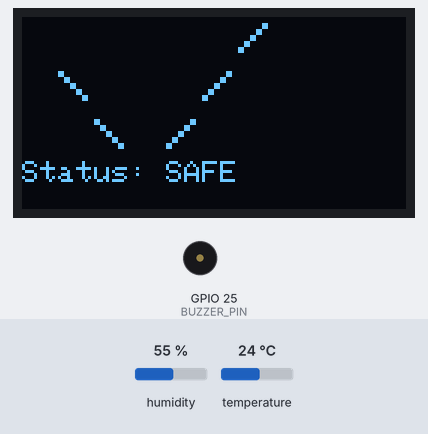
Recording of a sketch running on a simulated ESP32. Parts: 128×64 one-colour display, buzzer (waves = sounding, pin HIGH). Inputs (shaded band) come from the test bench; at power-on: humidity 55 %, temperature 24 °C. WiFi joins after 1.5 s; servers stay silent unless stated; uploads are accepted with an empty reply; the local clock reads 2024-03-15 10:24:30 at power-on unless the sketch sets it; what the sketch prints to the serial monitor is not drawn.

Above: at 1.9 s.

The sketch:

sketch_apr8a_copy_20260409150736.ino
```cpp
#include <WiFi.h>
#include <HTTPClient.h>
#include <WiFiClientSecure.h>
#include <ArduinoJson.h>
#include <time.h>
#include <sys/time.h>
#include <DHT.h>
#include <Wire.h>
#include <Adafruit_GFX.h>
#include <Adafruit_SSD1306.h>

// --- Configuration ---
const char* ssid = "OPPOA16";
const char* password = "12345678Kim";
const char* serverName = "https://firealarm-with-ai-production.up.railway.app/api/readings";

// --- NEW: Override Endpoint ---
const char* alarmServerName = "https://firealarm-with-ai-production.up.railway.app/api/alarm";
const char* device_id = "iot-device-001";

// --- SENSOR & OUTPUT PIN DEFINITIONS ---
#define DHTPIN 4
#define DHTTYPE DHT22
#define FLAME_PIN 27      // Connected to ADC-capable pin for Analog Read
#define MQ2_PIN 32
#define MQ7_PIN 33
#define MQ135_PIN 34
#define BUZZER_PIN 25

// --- OLED CONFIGURATION ---
#define SCREEN_WIDTH 128
#define SCREEN_HEIGHT 64
#define OLED_RESET    -1
Adafruit_SSD1306 display(SCREEN_WIDTH, SCREEN_HEIGHT, &Wire, OLED_RESET);

DHT dht(DHTPIN, DHTTYPE);

const char* ntpServer = "pool.ntp.org";

String getTimestamp() {
  struct timeval tv;
  gettimeofday(&tv, NULL);

  // Use getLocalTime which strictly obeys the timezone configured in setup()
  struct tm timeinfo;
  getLocalTime(&timeinfo);

  char timeStringBuff[50];
  sprintf(timeStringBuff, "%04d-%02d-%02dT%02d:%02d:%02d.%03d+08:00",
          timeinfo.tm_year + 1900, timeinfo.tm_mon + 1, timeinfo.tm_mday,
          timeinfo.tm_hour, timeinfo.tm_min, timeinfo.tm_sec, (int)(tv.tv_usec / 1000));
  return String(timeStringBuff);
}

void setup() {
  Serial.begin(115200);

  dht.begin();
  pinMode(BUZZER_PIN, OUTPUT);
  digitalWrite(BUZZER_PIN, LOW);

  // Initialize OLED
  if(!display.begin(SSD1306_SWITCHCAPVCC, 0x3C)) {
    Serial.println(F("OLED failed. Check wiring or I2C address."));
  } else {
    display.clearDisplay();
    display.setTextSize(1);
    display.setTextColor(WHITE);
    display.setCursor(0, 10);
    display.println("System Booting...");
    display.println("Connecting WiFi...");
    display.display();
  }

  // Connect to WiFi
  WiFi.begin(ssid, password);
  while(WiFi.status() != WL_CONNECTED) {
    delay(500);
    Serial.print(".");
  }

  // Update OLED when connected
  display.clearDisplay();
  display.setCursor(0, 10);
  display.println("WiFi Connected!");
  display.println("Syncing Time...");
  display.display();

  // Configure Timezone to GMT+8 using POSIX string
  // Note: "UTC-8" in POSIX standard literally means 8 hours AHEAD of UTC.
  configTzTime("UTC-8", ntpServer);

  struct tm timeinfo;
  int timeRetries = 0;
  while (!getLocalTime(&timeinfo, 5000) && timeRetries < 3) {
    Serial.println("Retrying time sync...");
    timeRetries++;
  }

  Serial.println("\n--- SYSTEM FULLY POWERED ON ---");
}

void loop() {
  bool currentTriggerBuzzer = false;
  String currentDangerLevel = "SAFE";

  // 1. SENSOR SCANNING & AI POSTING
  if(WiFi.status() == WL_CONNECTED){
    float temp = dht.readTemperature();
    float hum = dht.readHumidity();
    if (isnan(temp) || isnan(hum)) { temp = 0.0; hum = 0.0; }

    int mq2_val = analogRead(MQ2_PIN);
    int mq7_val = analogRead(MQ7_PIN);
    int mq135_val = analogRead(MQ135_PIN);

    // --- READ FLAME AS ANALOG ---
    int flame_val = analogRead(FLAME_PIN);

    // Convert analog to boolean to match FastAPI schema.
    // Analog sensors usually drop resistance (lower value) when near fire.
    // Standard ESP32 ADC range is 0 - 4095. Tune this threshold!
    int flameThreshold = 2000;
    bool flame_detected = (flame_val < flameThreshold);

    display.clearDisplay();
    display.setTextSize(1);
    display.setCursor(0, 0);
    display.println("Scanning Env...");
    display.println("AI Processing...");
    display.display();

    WiFiClientSecure client;
    client.setInsecure();
    HTTPClient http;
    http.begin(client, serverName);
    http.setTimeout(30000);
    http.addHeader("Content-Type", "application/json");

    DynamicJsonDocument doc(512);
    doc["device_id"] = device_id;
    doc["mq7"] = mq7_val;
    doc["mq135"] = mq135_val;
    doc["mq2"] = mq2_val;
    doc["dht22_temp"] = temp;
    doc["dht22_humidity"] = hum;
    doc["flame_detected"] = flame_detected;
    doc["timestamp"] = getTimestamp();

    String requestBody;
    serializeJson(doc, requestBody);

    Serial.println("\n>>> SENDING SENSORS TO AI:");
    Serial.println(requestBody);

    int httpResponseCode = http.POST(requestBody);
    if(httpResponseCode > 0){
      String response = http.getString();
      Serial.println("<<< AI RESPONSE:");
      Serial.println(response);

      DynamicJsonDocument responseDoc(1024);
      deserializeJson(responseDoc, response);

      bool isDanger = responseDoc["danger"];
      currentTriggerBuzzer = responseDoc["trigger_buzzer"];
      currentDangerLevel = responseDoc["danger_level"].as<String>();
      currentDangerLevel.toUpperCase();

      display.clearDisplay();
      display.setCursor(0, 0);
      if (isDanger) {
        display.setTextSize(2);
        display.println("  ( )  ");
        display.println(" (_) ");
        display.setTextSize(1);
        display.print("LVL: "); display.println(currentDangerLevel);
      } else {
        display.setTextSize(2);
        display.println("      /");
        display.println(" \\   / ");
        display.println("  \\ /  ");
        display.setTextSize(1);
        display.println("Status: SAFE");
      }
      display.display();
    }
    http.end();
  }

  // --- 60 SECOND SMART DELAY FOR BUZZER & OVERRIDE ---
  unsigned long waitStart = millis();
  unsigned long lastOverrideCheck = 0;
  bool manualOverrideActive = false;

  while (millis() - waitStart < 60000) {

    // --- CHECK MANUAL OVERRIDE EVERY 2 SECONDS ---
    if (millis() - lastOverrideCheck >= 2000) {
      lastOverrideCheck = millis();

      if (WiFi.status() == WL_CONNECTED) {
        WiFiClientSecure overrideClient;
        overrideClient.setInsecure();
        HTTPClient overrideHttp;

        overrideHttp.begin(overrideClient, alarmServerName);
        int overrideCode = overrideHttp.GET();

        if (overrideCode == 200) {
          String payload = overrideHttp.getString();
          DynamicJsonDocument overrideDoc(256);
          if (!deserializeJson(overrideDoc, payload)) {
            manualOverrideActive = overrideDoc["is_active"];
          }
        }
        overrideHttp.end();
      }
    }

    // --- PRIORITY BUZZER LOGIC ---
    if (manualOverrideActive) {
      digitalWrite(BUZZER_PIN, HIGH);

    } else if (currentTriggerBuzzer) {
      if (currentDangerLevel == "CRITICAL") {
        digitalWrite(BUZZER_PIN, HIGH);
      } else if (currentDangerLevel == "HIGH") {
        digitalWrite(BUZZER_PIN, (millis() / 150) % 2);
      } else {
        digitalWrite(BUZZER_PIN, (millis() / 600) % 2);
      }

    } else {
      digitalWrite(BUZZER_PIN, LOW);
    }

    delay(20);
  }

  digitalWrite(BUZZER_PIN, LOW);
}
```
